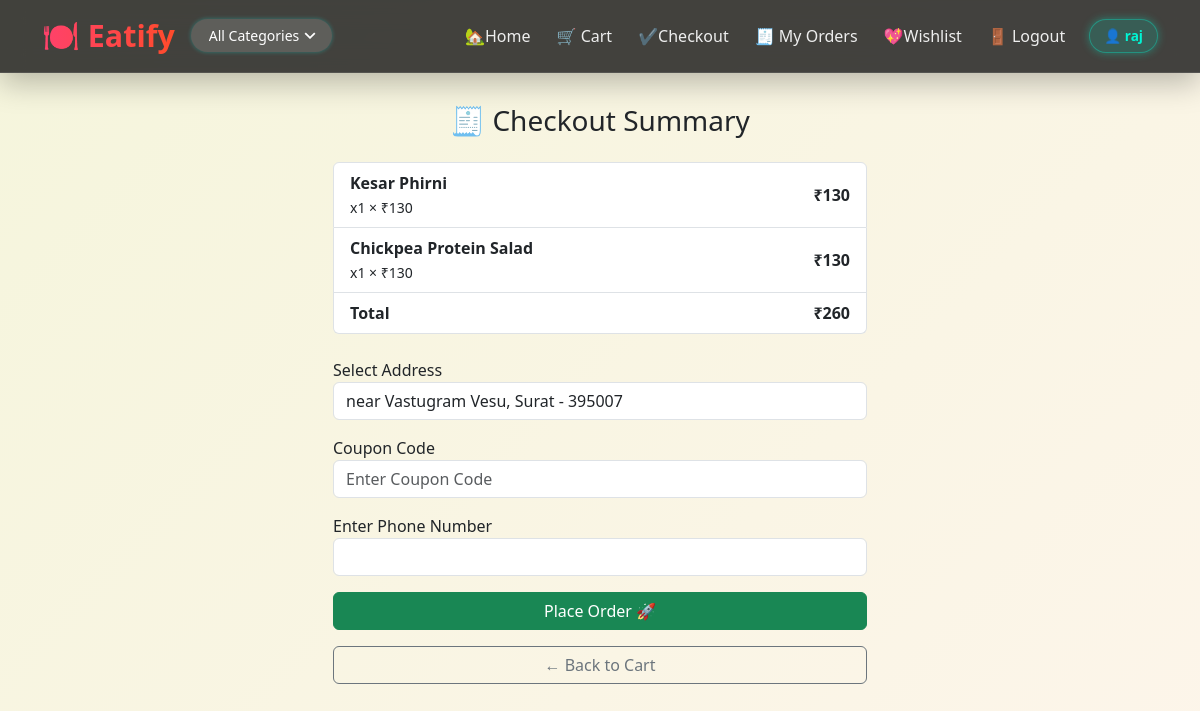
The app's page /checkout/ (signed in), older data.
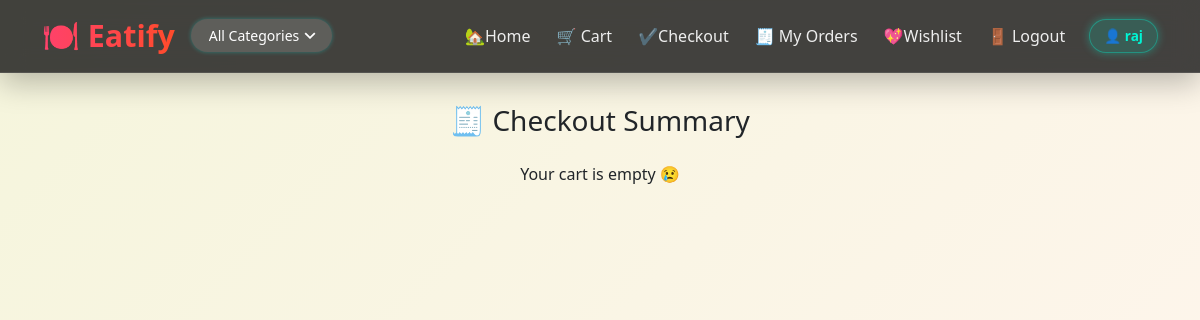
The same page, newer data.
### Eatify/models.py (models this page shows, shortened)
class BaseModel(models.Model):
    uid = models.UUIDField(default=uuid.uuid4, editable=False, primary_key=True)
    created_at = models.DateTimeField(auto_now_add=True)
    update_at = models.DateTimeField(auto_now=True)
    class Meta:
        abstract = True

class Cart(BaseModel):
    user = models.ForeignKey(User, on_delete=models.CASCADE)
    food = models.ForeignKey(Food, on_delete=models.CASCADE)
    quantity = models.PositiveIntegerField(default=1)

class Food(BaseModel):
    category = models.ForeignKey(Category, on_delete=models.CASCADE, related_name='foods')
    food_name = models.CharField(max_length=100)
    food_slug = models.SlugField(unique=True)
    food_description = models.TextField()
    food_price = models.IntegerField(default=0)
    food_demo_price = models.IntegerField(default=0)
    quantity = models.CharField(max_length=50, null=True, blank=True)

### Eatify/views.py (the view, shortened to what this page needs)
# urls.py: path('checkout/', checkout, name='checkout'),
@login_required
def checkout(request):
    cart_items = Cart.objects.filter(user=request.user)
    addresses = Address.objects.filter(user=request.user)
    total = sum(
    item.food.food_price * item.quantity
    for item in cart_items
)
    discount = 0
    if not addresses.exists():
        messages.info(request, "Please add an address before checking out.")
        return redirect('add_address')
    phone = request.session.get('checkout_phone', '')
    return render(request, 'checkout.html', {
        'cart_items': cart_items,
        'addresses': addresses,
        'total': total,
        'phone': phone,
        'discount': discount,
    })

### Eatify/templatetags/custom_filters.py (called while the page is built)
@register.filter
def multiply(value, arg):
    return value * arg

### Eatify/templates/checkout.html (shortened to what this page needs)
{% extends 'eatifybase.html' %}
{% load custom_filters %}
{% block content %}
<div class="container my-4">
    <h3 class="mb-4 text-center">🧾 Checkout Summary</h3>
    {% if cart_items %}
    <div class="row justify-content-center">
        <div class="col-lg-6 col-md-8 col-sm-12">
            <ul class="list-group mb-4">
                {% for item in cart_items %}
                    <li class="list-group-item d-flex justify-content-between align-items-center">
                        <div>
                            <strong>{{ item.food.food_name }}</strong><br>
                            <small>x{{ item.quantity }} × ₹{{ item.food.food_price }}</small>
                        </div>
                        <span class="fw-bold">₹{{ item.food.food_price|multiply:item.quantity }}</span>
                    </li>
                {% endfor %}
                <li class="list-group-item d-flex justify-content-between">
                    <strong>Total</strong>
                    <strong>₹{{ total }}</strong>
                </li>
            </ul>
            <form method="post" action="{% url 'checkout' %}">
                <div class="mb-3">
                    <label for="address">Select Address</label>
                    <select name="address_id" id="address" class="form-control" required>
                        {% for address in addresses %}
                            <option value="{{ address.uid }}">{{ address.address_line }}, {{ address.city }} - {{ address.pincode }}</option>
                        {% endfor %}
                    </select>
                </div>
<div class="mb-3">
    <label for="coupon">Coupon Code</label>
    <input
        type="text"
        name="coupon_code"
        id="coupon"
        class="form-control"
        placeholder="Enter Coupon Code">
</div>
                <div class="mb-3">
                    <label for="phone">Enter Phone Number</label>
                    <input type="text" name="phone" id="phone" class="form-control"
                           value="{{ phone|default:'' }}" required>
                </div>
                <button class="btn btn-success w-100">Place Order 🚀</button>
            </form>
            <a href="{% url 'view_cart' %}" class="btn btn-outline-secondary w-100 mt-3">← Back to Cart</a>
        </div>
    </div>
    {% else %}
        <p class="text-center">Your cart is empty 😢</p>
    {% endif %}
</div>
{% endblock %}

Row changes from the older to the newer data that the page shows:
removed Cart: food.food_name "Kesar Phirni", quantity "1", food.food_price "130", food.food_price|multiply "130"
removed Cart: food.food_name "Chickpea Protein Salad", quantity "1", food.food_price "130", food.food_price|multiply "130"
Text that changed along with them:
{{ total }}: "260" → (not shown)
form field address_id: "near Vastugram Vesu, Surat - 395007" → (not shown)
text no longer shown: "Total ₹ Select Address Coupon Code Enter Phone Number Place Order 🚀 ← Back to Cart"
text now shown: "Your cart is empty 😢"
